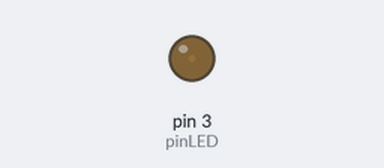
Bench run of a sketch on a simulated Arduino Uno, built with avr-gcc and run on an emulated ATmega328P. On the bench: output pins drawn as LEDs (lit = HIGH).

Above: at 0.05 s.
At 1.15 s:
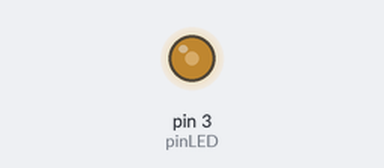
At 2.3 s:
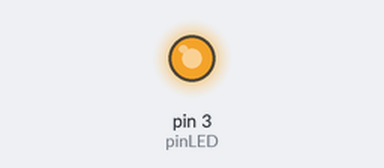
At 4.6 s:
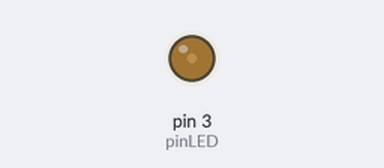
Timing chart, 0 to 6.7 s (numbered marks = the images above):
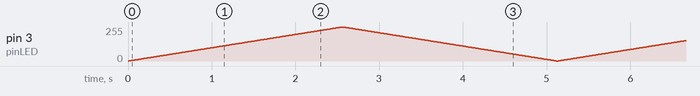

The sketch:

Breather.ino
```cpp
int pinLED = 3;

void setup()
{
  pinMode(pinLED, OUTPUT);
}

int flip = 1;
int i = 0;

void loop()
{
  if(flip == 1){
  	analogWrite(pinLED, i);
  	delay(10);
    if(i == 255){
      flip = 0;
    }
    else{
      i++;
    }

  }
  else{
  	analogWrite(pinLED, i);
    delay(10);
    if(i == 0){
      flip = 1;
    }
    else{
      i--;
    }
  }
}
```
